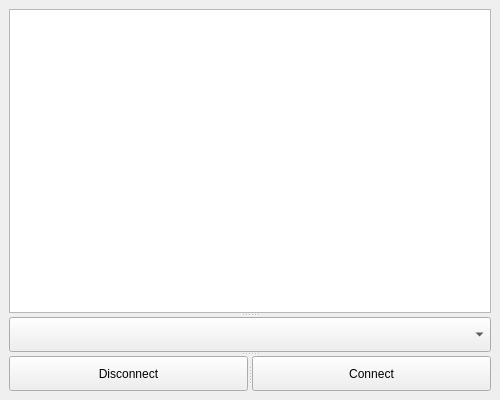
<?xml version="1.0" encoding="UTF-8"?>
<ui version="4.0">
 <class>MainWindow</class>
 <widget class="QMainWindow" name="MainWindow">
  <property name="enabled">
   <bool>true</bool>
  </property>
  <property name="geometry">
   <rect>
    <x>0</x>
    <y>0</y>
    <width>500</width>
    <height>400</height>
   </rect>
  </property>
  <property name="windowTitle">
   <string>MainWindow</string>
  </property>
  <widget class="QWidget" name="centralwidget">
   <layout class="QGridLayout" name="gridLayout">
    <item row="0" column="0">
     <widget class="QSplitter" name="splitter_2">
      <property name="orientation">
       <enum>Qt::Vertical</enum>
      </property>
      <widget class="QListWidget" name="listWidget">
       <property name="autoScroll">
        <bool>true</bool>
       </property>
      </widget>
      <widget class="QComboBox" name="comboBox"/>
      <widget class="QSplitter" name="splitter">
       <property name="orientation">
        <enum>Qt::Horizontal</enum>
       </property>
       <widget class="QPushButton" name="disconnectBtn">
        <property name="text">
         <string>Disconnect</string>
        </property>
       </widget>
       <widget class="QPushButton" name="connectBtn">
        <property name="text">
         <string>Connect</string>
        </property>
       </widget>
      </widget>
     </widget>
    </item>
   </layout>
  </widget>
 </widget>
 <resources/>
 <connections/>
</ui>
